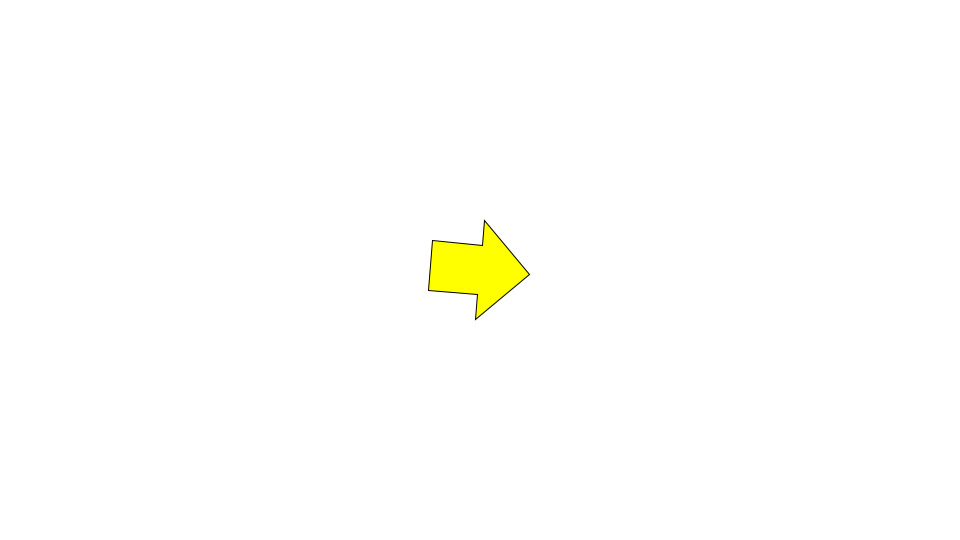
Frame 1 (no input)
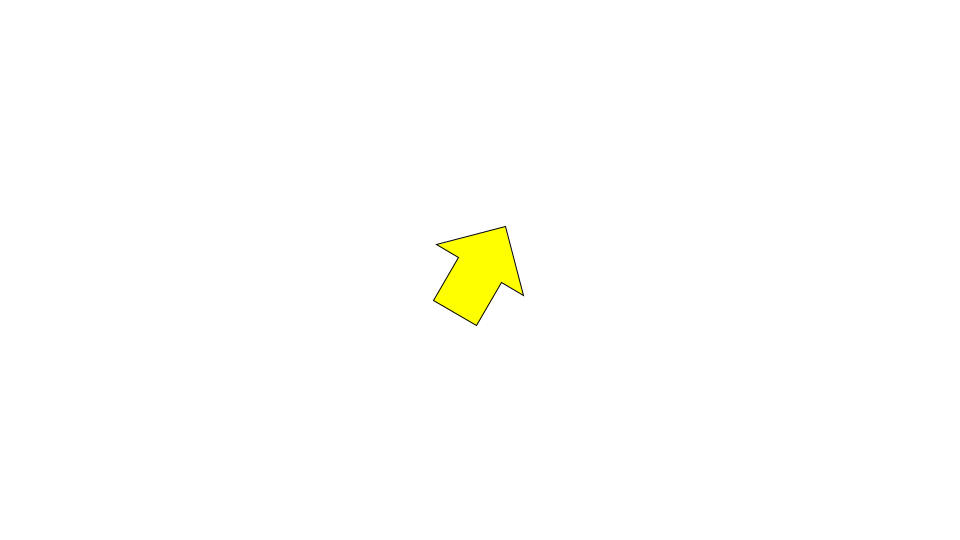
Frame 60 (the mouse pressed at the canvas centre just before this capture)
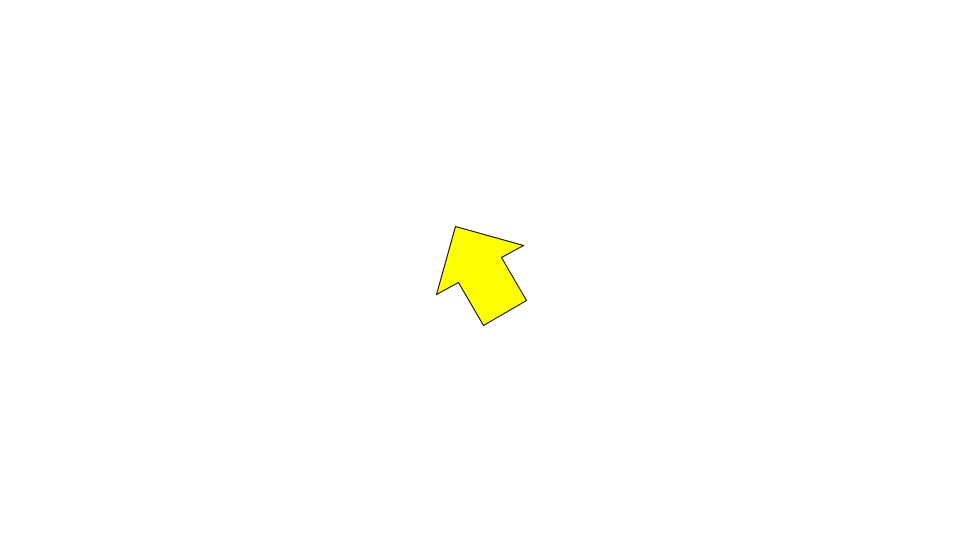
Frame 120 (the mouse held since frame 60 and released just before this capture)

The Processing sketch that drew these frames (run headless with seeded random() and noise(); from frame 60 on, the mouse is pressed at the canvas centre):

// Processing sketch: RotationalVelocity
// ── RotationalVelocity.pde
Arrow arrow;
float vr = 5;

void setup() {
  size(960, 540);
  frameRate(30);
  initialize();
}

void initialize() {
  smooth();
  arrow = new Arrow();
  arrow.x = width/2;
  arrow.y = height/2;
  arrow.setFillColor(color(255, 255, 0));
}

void draw() {
  background(255);
  
  arrow.rotation += vr;
  arrow.update();
}

////////////////////////////////

class Arrow extends Sprite {
  Arrow() {
    super();
  }
  
  void draw() {
    beginShape();
    vertex(-50, -25);
    vertex(0, -25);
    vertex(0, -50);
    vertex(50, 0);
    vertex(0, 50);
    vertex(0, 25);
    vertex(-50, 25);
    vertex(-50, -25);
    endShape(CLOSE);  
  }
}

////////////////////////////////

class Sprite {
  float x, y;
  float scaleX, scaleY;
  float width, height;
  float rotation;
  boolean visible;
  color strokeColor;
  color fillColor;
  Boolean isStroke;
  Boolean isFill;
  
  Sprite() {
    x = 0.0;
    y = 0.0;
    scaleX = 1.0;
    scaleY = 1.0;
    rotation = 0.0;
    strokeColor = color(0);
    fillColor = color(0);
    isStroke = false;
    isFill = false;
    visible = true;
  }
  
  void update() {
    if(! visible) return;
    pushMatrix();
    translate(x, y);
    scale(scaleX, scaleY);
    rotate(rotation * PI / 180.0);
    if(isStroke) stroke(strokeColor);
    if(isFill) fill(fillColor);
    draw();
    popMatrix();
  }
  
  void setStrokeColor(color strokeColor) {
    this.strokeColor = strokeColor;
    isStroke = true;
  }
  
  void setFillColor(color fillColor) {
    this.fillColor = fillColor;
    isFill = true;
  }
  
  void draw() {}
}
